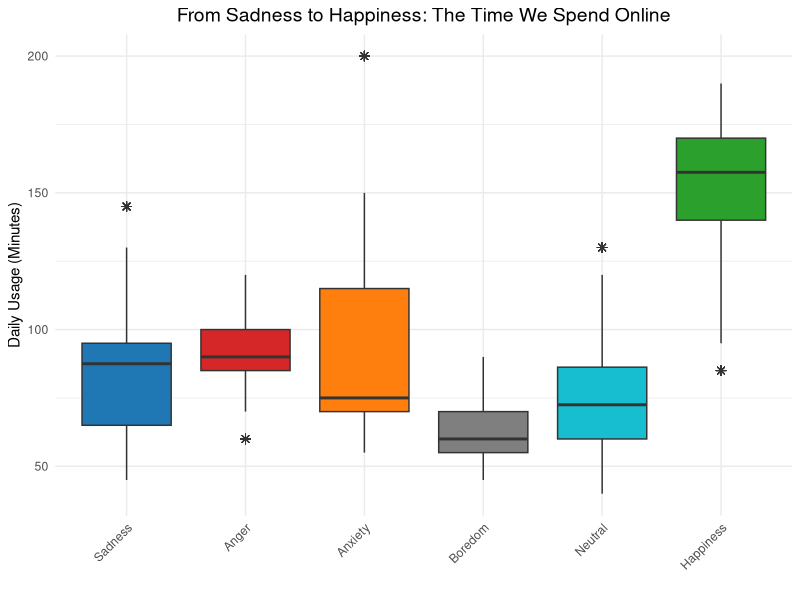
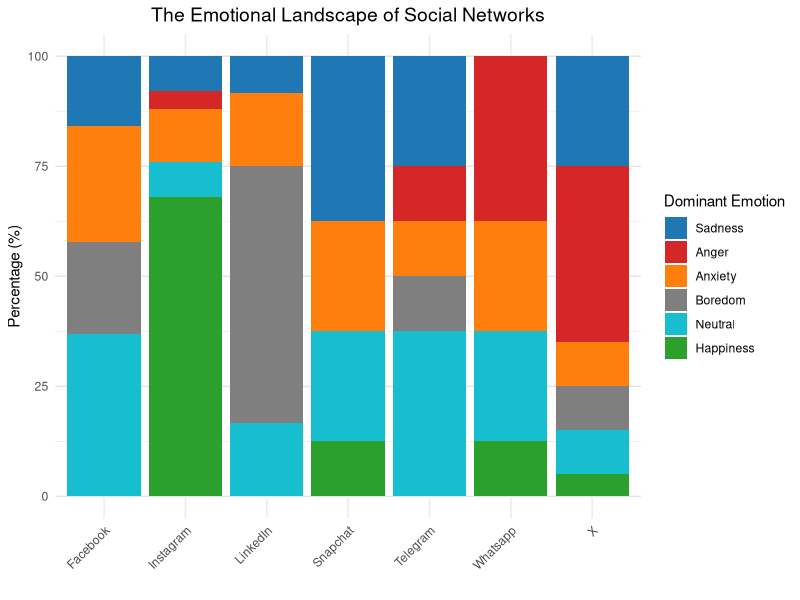
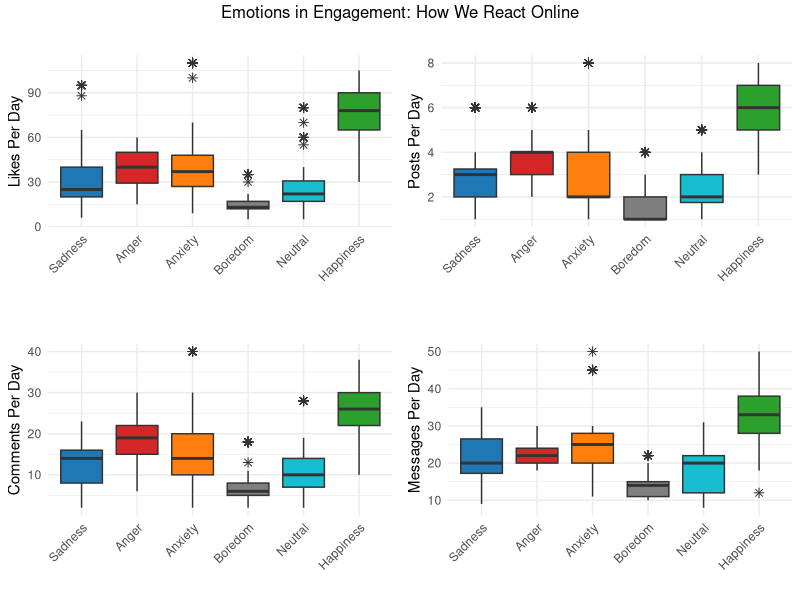
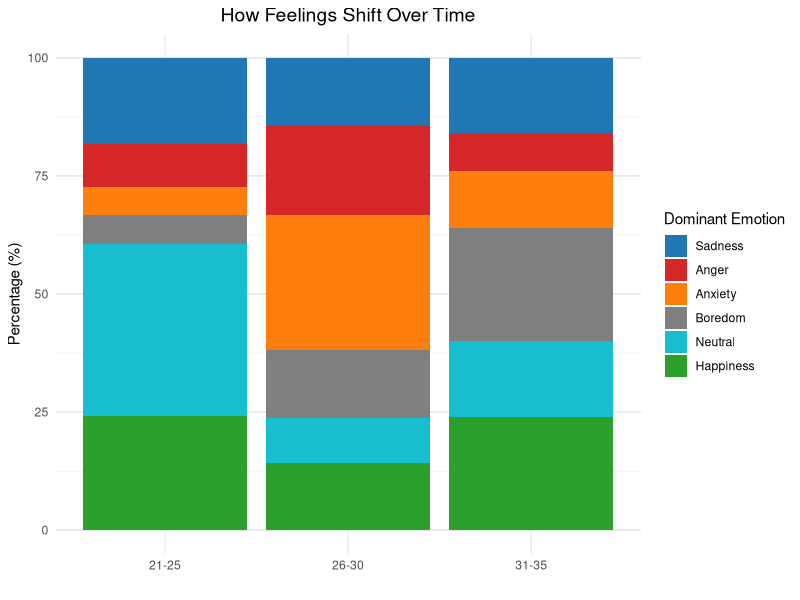
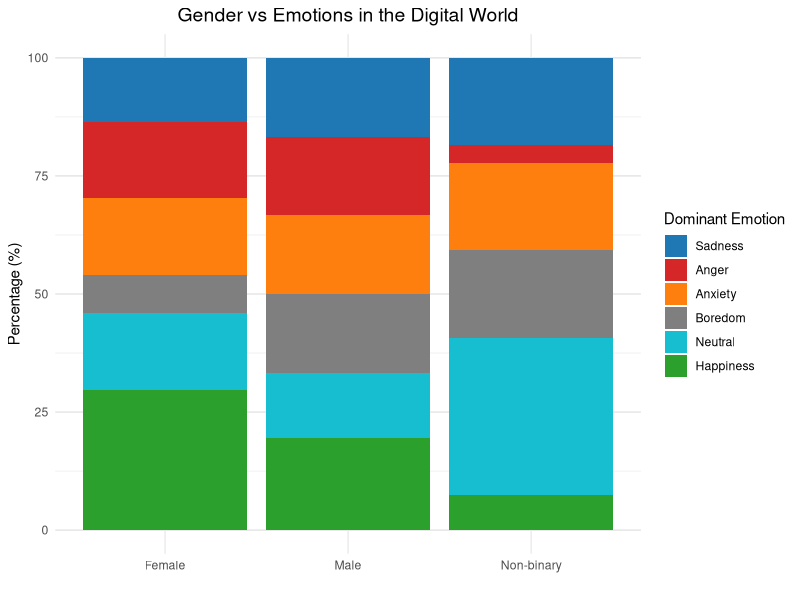
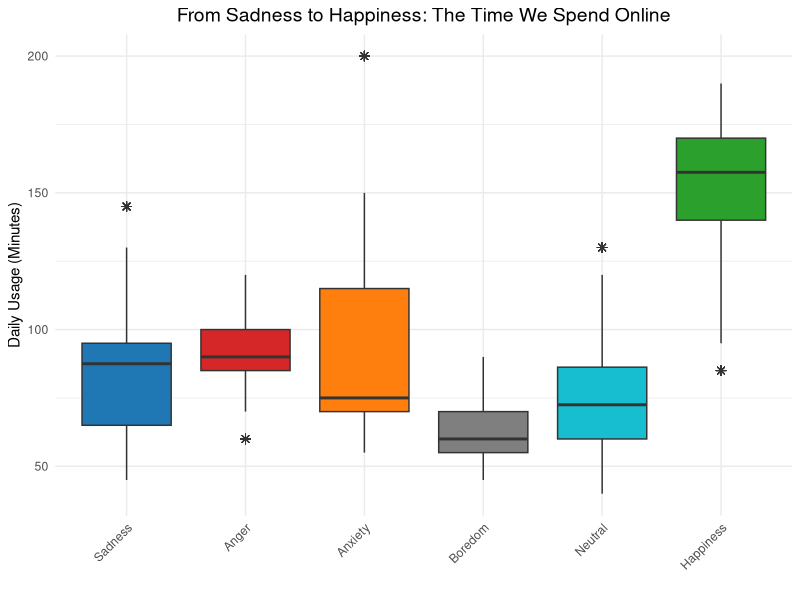
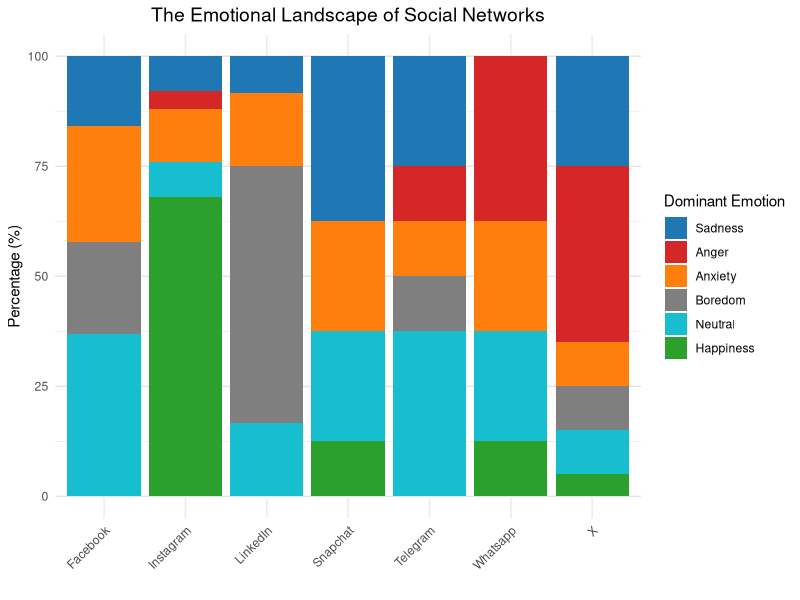
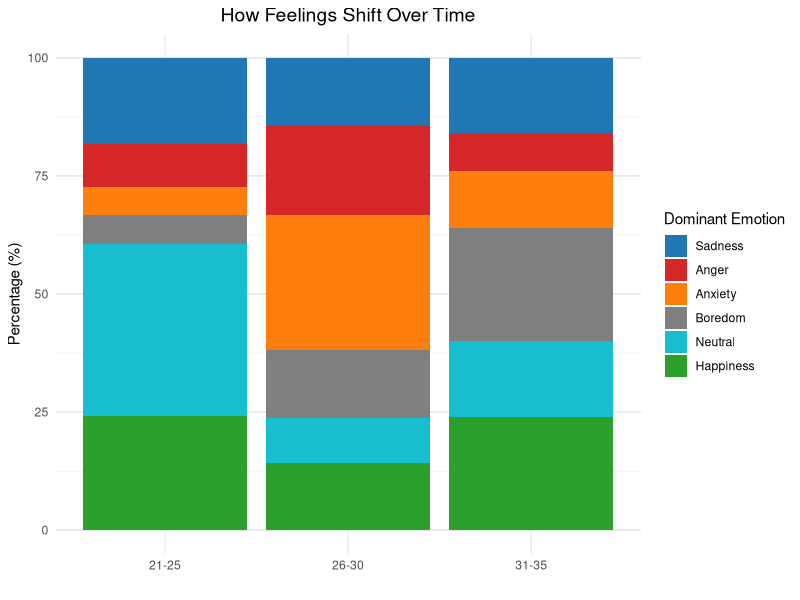

R code for these plots, in order:
# Install and load required libraries
pkgs <- c("tidyverse", "gridExtra", "knitr")
invisible(lapply(pkgs, function(pkg) if (!require(pkg, character.only = TRUE)) install.packages(pkg)))
lapply(pkgs, library, character.only = TRUE)

# Load dataset
data <- read.csv("train.csv")

# Define color palette for emotions (intuitive, colorblind-friendly)
emotion_colors <- c("Sadness" = "#1F77B4", "Anger" = "#D62728", "Anxiety" = "#FF7F0E",
                    "Boredom" = "#7F7F7F", "Neutral" = "#17BECF", "Happiness" = "#2CA02C")

# Define emotion order
emotion_order <- c("Sadness", "Anger", "Anxiety", "Boredom", "Neutral", "Happiness")

# Daily Usage by Dominant Emotion: Boxplot of Usage Time By Emotion
p_usage_emotion <- ggplot(data, aes(x = factor(dominant_emotion, levels = emotion_order), 
                                    y = daily_usage_time_minutes, fill = dominant_emotion)) +
  geom_boxplot(outlier.shape = 8, outlier.size = 2) +
  scale_fill_manual(values = emotion_colors) +
  theme_minimal() +
  labs(title = "From Sadness to Happiness: The Time We Spend Online", x = "", y = "Daily Usage (Minutes)") +
  theme(legend.position = "none", plot.title = element_text(hjust = 0.5, size = 14),
        axis.text.x = element_text(angle = 45, hjust = 1))

print(p_usage_emotion)
ggsave("usage_time_by_emotion.png", p_usage_emotion, width = 8, height = 6, dpi = 300)

# Emotion Distribution by Platform: Percentage of emotions per platform
platform_emotion <- data %>%
  group_by(platform, dominant_emotion) %>%
  summarise(count = n(), .groups = "drop") %>%
  group_by(platform) %>%
  mutate(percentage = count / sum(count) * 100,
         dominant_emotion = factor(dominant_emotion, levels = emotion_order))

p_platform_emotion <- ggplot(platform_emotion, aes(x = platform, y = percentage, fill = dominant_emotion)) +
  geom_bar(stat = "identity") +
  scale_fill_manual(values = emotion_colors) +
  theme_minimal() +
  theme(panel.grid.major.y = element_line(color = "grey90")) +
  labs(title = "The Emotional Landscape of Social Networks", x = "", y = "Percentage (%)", fill = "Dominant Emotion") +
  theme(plot.title = element_text(hjust = 0.5, size = 14), axis.text.x = element_text(angle = 45, hjust = 1))

print(p_platform_emotion)
ggsave("emotion_by_platform.png", p_platform_emotion, width = 8, height = 6, dpi = 300)

# Define custom theme for engagement plots
custom_theme <- theme_minimal() +
  theme(legend.position = "none", plot.title = element_text(hjust = 0.5, size = 12),
        axis.text.x = element_text(angle = 45, hjust = 1))

# Function to create boxplots for engagement metrics
create_boxplot <- function(data, y_var, y_label) {
  ggplot(data, aes(x = factor(dominant_emotion, levels = emotion_order), 
                   y = !!sym(y_var), fill = dominant_emotion)) +
    geom_boxplot(outlier.shape = 8, outlier.size = 2) +
    scale_fill_manual(values = emotion_colors) +
    labs(title = "", x = "", y = y_label) +
    custom_theme
}

# Create individual engagement plots
p_likes <- create_boxplot(data, "likes_received_per_day", "Likes Per Day")
p_posts <- create_boxplot(data, "posts_per_day", "Posts Per Day")
p_comments <- create_boxplot(data, "comments_received_per_day", "Comments Per Day")
p_messages <- create_boxplot(data, "messages_sent_per_day", "Messages Per Day")

# Arrange and save engagement plots
engagement_grid <- arrangeGrob(p_likes, p_posts, p_comments, p_messages, ncol = 2,
                               top = "Emotions in Engagement: How We React Online")
grid.arrange(engagement_grid)
ggsave("engagement_metrics.png", engagement_grid, width = 10, height = 8, dpi = 300)

# Emotion Distribution by Age Group: Percentage of emotions per age group
age_emotion <- data %>%
  group_by(age_group, dominant_emotion) %>%
  summarise(count = n(), .groups = "drop") %>%
  group_by(age_group) %>%
  mutate(percentage = count / sum(count) * 100,
         dominant_emotion = factor(dominant_emotion, levels = emotion_order))

p_age_emotion <- ggplot(age_emotion, aes(x = age_group, y = percentage, fill = dominant_emotion)) +
  geom_bar(stat = "identity") +
  scale_fill_manual(values = emotion_colors) +
  theme_minimal() +
  theme(panel.grid.major.y = element_line(color = "grey90")) +
  labs(title = "How Feelings Shift Over Time", x = "", y = "Percentage (%)", fill = "Dominant Emotion") +
  theme(plot.title = element_text(hjust = 0.5, size = 14))

print(p_age_emotion)
ggsave("emotion_by_age_group.png", p_age_emotion, width = 8, height = 6, dpi = 300)

# Emotion Distribution by Gender: Percentage of emotions per gender
gender_emotion <- data %>%
  group_by(gender, dominant_emotion) %>%
  summarise(count = n(), .groups = "drop") %>%
  group_by(gender) %>%
  mutate(percentage = count / sum(count) * 100,
         dominant_emotion = factor(dominant_emotion, levels = emotion_order))

p_gender_emotion <- ggplot(gender_emotion, aes(x = gender, y = percentage, fill = dominant_emotion)) +
  geom_bar(stat = "identity") +
  scale_fill_manual(values = emotion_colors) +
  theme_minimal() +
  theme(panel.grid.major.y = element_line(color = "grey90")) +
  labs(title = "Gender vs Emotions in the Digital World", x = "", y = "Percentage (%)", fill = "Dominant Emotion") +
  theme(plot.title = element_text(hjust = 0.5, size = 14))

print(p_gender_emotion)
ggsave("emotion_by_gender.png", p_gender_emotion, width = 8, height = 6, dpi = 300)

# Summary Statistics Table: Mean metrics by dominant emotion
summary_stats <- data %>%
  group_by(dominant_emotion) %>%
  summarise(Avg_Usage_Time = mean(daily_usage_time_minutes),
            Avg_Posts = mean(posts_per_day),
            Avg_Likes = mean(likes_received_per_day),
            Avg_Comments = mean(comments_received_per_day),
            Avg_Messages = mean(messages_sent_per_day)) %>%
  arrange(factor(dominant_emotion, levels = emotion_order))

print(summary_stats)
kable(summary_stats, caption = "Summary Statistics by Dominant Emotion", digits = 1)
